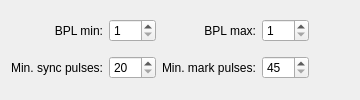
          <widget class="QWidget" name="pe">
           <attribute name="title">
            <string>PE decoder</string>
           </attribute>
           <layout class="QGridLayout" name="gridLayout">
            <item row="0" column="1">
             <widget class="QSpinBox" name="bpl_min">
              <property name="minimum">
               <number>1</number>
              </property>
              <property name="maximum">
               <number>999</number>
              </property>
             </widget>
            </item>
            <item row="0" column="0">
             <widget class="QLabel" name="label_3">
              <property name="text">
               <string>BPL min:</string>
              </property>
              <property name="alignment">
               <set>Qt::AlignRight|Qt::AlignTrailing|Qt::AlignVCenter</set>
              </property>
             </widget>
            </item>
            <item row="0" column="3">
             <widget class="QSpinBox" name="bpl_max">
              <property name="minimum">
               <number>1</number>
              </property>
              <property name="maximum">
               <number>999</number>
              </property>
             </widget>
            </item>
            <item row="0" column="2">
             <widget class="QLabel" name="label_4">
              <property name="text">
               <string>BPL max:</string>
              </property>
              <property name="alignment">
               <set>Qt::AlignRight|Qt::AlignTrailing|Qt::AlignVCenter</set>
              </property>
             </widget>
            </item>
            <item row="1" column="0">
             <widget class="QLabel" name="label_5">
              <property name="text">
               <string>Min. sync pulses:</string>
              </property>
              <property name="alignment">
               <set>Qt::AlignRight|Qt::AlignTrailing|Qt::AlignVCenter</set>
              </property>
             </widget>
            </item>
            <item row="1" column="1">
             <widget class="QSpinBox" name="sync_pulses_min">
              <property name="minimum">
               <number>20</number>
              </property>
             </widget>
            </item>
            <item row="0" column="4">
             <spacer name="horizontalSpacer_3">
              <property name="orientation">
               <enum>Qt::Horizontal</enum>
              </property>
              <property name="sizeHint" stdset="0">
               <size>
                <width>40</width>
                <height>20</height>
               </size>
              </property>
             </spacer>
            </item>
            <item row="1" column="2">
             <widget class="QLabel" name="label_11">
              <property name="text">
               <string>Min. mark pulses:</string>
              </property>
             </widget>
            </item>
            <item row="1" column="3">
             <widget class="QSpinBox" name="mark_pulses_min">
              <property name="minimum">
               <number>45</number>
              </property>
              <property name="maximum">
               <number>999</number>
              </property>
             </widget>
            </item>
           </layout>
          </widget>
